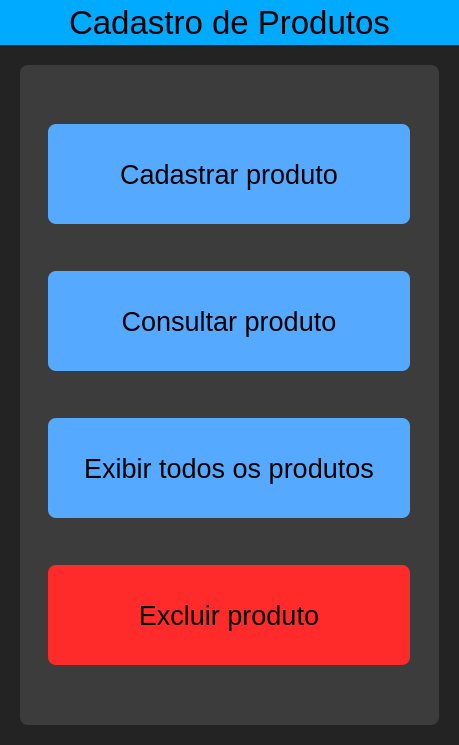
<?xml version="1.0" encoding="UTF-8"?>
<ui version="4.0">
 <class>MainWindow</class>
 <widget class="QMainWindow" name="MainWindow">
  <property name="geometry">
   <rect>
    <x>0</x>
    <y>0</y>
    <width>459</width>
    <height>745</height>
   </rect>
  </property>
  <property name="windowTitle">
   <string>MainWindow</string>
  </property>
  <property name="windowIcon">
   <iconset>
    <normaloff>icons/product-icon.png</normaloff>icons/product-icon.png</iconset>
  </property>
  <widget class="QWidget" name="centralwidget">
   <layout class="QVBoxLayout" name="verticalLayout">
    <property name="spacing">
     <number>0</number>
    </property>
    <property name="leftMargin">
     <number>0</number>
    </property>
    <property name="topMargin">
     <number>0</number>
    </property>
    <property name="rightMargin">
     <number>0</number>
    </property>
    <property name="bottomMargin">
     <number>0</number>
    </property>
    <item>
     <widget class="QFrame" name="top_bar">
      <property name="minimumSize">
       <size>
        <width>0</width>
        <height>45</height>
       </size>
      </property>
      <property name="maximumSize">
       <size>
        <width>16777215</width>
        <height>45</height>
       </size>
      </property>
      <property name="styleSheet">
       <string notr="true">background-color: rgb(0, 170, 255);</string>
      </property>
      <property name="frameShape">
       <enum>QFrame::NoFrame</enum>
      </property>
      <property name="frameShadow">
       <enum>QFrame::Raised</enum>
      </property>
      <layout class="QVBoxLayout" name="verticalLayout_2">
       <item>
        <widget class="QLabel" name="CadProd_Text">
         <property name="font">
          <font>
           <pointsize>25</pointsize>
           <weight>50</weight>
           <bold>false</bold>
          </font>
         </property>
         <property name="layoutDirection">
          <enum>Qt::LeftToRight</enum>
         </property>
         <property name="styleSheet">
          <string notr="true">color: rgb(0, 0, 0);
</string>
         </property>
         <property name="text">
          <string>Cadastro de Produtos</string>
         </property>
         <property name="alignment">
          <set>Qt::AlignCenter</set>
         </property>
        </widget>
       </item>
      </layout>
     </widget>
    </item>
    <item>
     <widget class="QFrame" name="background">
      <property name="minimumSize">
       <size>
        <width>459</width>
        <height>700</height>
       </size>
      </property>
      <property name="styleSheet">
       <string notr="true">background-color: rgb(35, 35, 35);</string>
      </property>
      <property name="frameShape">
       <enum>QFrame::NoFrame</enum>
      </property>
      <property name="frameShadow">
       <enum>QFrame::Raised</enum>
      </property>
      <layout class="QHBoxLayout" name="horizontalLayout">
       <property name="leftMargin">
        <number>20</number>
       </property>
       <property name="topMargin">
        <number>20</number>
       </property>
       <property name="rightMargin">
        <number>20</number>
       </property>
       <property name="bottomMargin">
        <number>20</number>
       </property>
       <item>
        <widget class="QFrame" name="frame_fake">
         <property name="minimumSize">
          <size>
           <width>419</width>
           <height>653</height>
          </size>
         </property>
         <property name="styleSheet">
          <string notr="true">background-color: rgb(60, 60, 60);
border-radius: 8px;</string>
         </property>
         <property name="frameShape">
          <enum>QFrame::StyledPanel</enum>
         </property>
         <property name="frameShadow">
          <enum>QFrame::Raised</enum>
         </property>
         <layout class="QHBoxLayout" name="horizontalLayout_2">
          <item>
           <widget class="QFrame" name="paineldeobjetos">
            <property name="minimumSize">
             <size>
              <width>380</width>
              <height>580</height>
             </size>
            </property>
            <property name="maximumSize">
             <size>
              <width>380</width>
              <height>642</height>
             </size>
            </property>
            <property name="styleSheet">
             <string notr="true"/>
            </property>
            <property name="frameShape">
             <enum>QFrame::NoFrame</enum>
            </property>
            <property name="frameShadow">
             <enum>QFrame::Raised</enum>
            </property>
            <layout class="QVBoxLayout" name="verticalLayout_3">
             <item>
              <widget class="QPushButton" name="pushButton_MCad">
               <property name="minimumSize">
                <size>
                 <width>0</width>
                 <height>100</height>
                </size>
               </property>
               <property name="maximumSize">
                <size>
                 <width>16777215</width>
                 <height>16777215</height>
                </size>
               </property>
               <property name="font">
                <font>
                 <pointsize>20</pointsize>
                </font>
               </property>
               <property name="styleSheet">
                <string notr="true">QPushButton{
	background-color: rgb(85, 170, 255);
}
QPushButton:hover{
	background-color: rgb(152, 202, 255);
}
QPushButton:pressed{
	background-color: rgb(0, 0, 0);
	color: rgb(255, 255, 255);
}</string>
               </property>
               <property name="text">
                <string>Cadastrar produto</string>
               </property>
              </widget>
             </item>
             <item>
              <widget class="QPushButton" name="pushButton_MBus">
               <property name="minimumSize">
                <size>
                 <width>0</width>
                 <height>100</height>
                </size>
               </property>
               <property name="font">
                <font>
                 <pointsize>20</pointsize>
                </font>
               </property>
               <property name="styleSheet">
                <string notr="true">QPushButton{
	background-color: rgb(85, 170, 255);
}
QPushButton:hover{
	background-color: rgb(152, 202, 255);
}
QPushButton:pressed{
	background-color: rgb(0, 0, 0);
	color: rgb(255, 255, 255);
}</string>
               </property>
               <property name="text">
                <string>Consultar produto</string>
               </property>
              </widget>
             </item>
             <item>
              <widget class="QPushButton" name="pushButton_MPro">
               <property name="minimumSize">
                <size>
                 <width>0</width>
                 <height>100</height>
                </size>
               </property>
               <property name="font">
                <font>
                 <pointsize>20</pointsize>
                </font>
               </property>
               <property name="styleSheet">
                <string notr="true">QPushButton{
	background-color: rgb(85, 170, 255);
}
QPushButton:hover{
	background-color: rgb(152, 202, 255);
}
QPushButton:pressed{
	background-color: rgb(0, 0, 0);
	color: rgb(255, 255, 255);
}</string>
               </property>
               <property name="text">
                <string>Exibir todos os produtos</string>
               </property>
              </widget>
             </item>
             <item>
              <widget class="QPushButton" name="pushButton_MExc">
               <property name="minimumSize">
                <size>
                 <width>0</width>
                 <height>100</height>
                </size>
               </property>
               <property name="font">
                <font>
                 <pointsize>20</pointsize>
                </font>
               </property>
               <property name="styleSheet">
                <string notr="true">QPushButton{
	background-color: rgb(255, 42, 42);
}
QPushButton:hover{
	background-color: rgb(255, 144, 144);
}
QPushButton:pressed{
	background-color: rgb(0, 0, 0);
	color: rgb(255, 255, 255);
}</string>
               </property>
               <property name="text">
                <string>Excluir produto</string>
               </property>
              </widget>
             </item>
            </layout>
           </widget>
          </item>
         </layout>
        </widget>
       </item>
      </layout>
     </widget>
    </item>
   </layout>
  </widget>
 </widget>
 <resources/>
 <connections/>
</ui>
